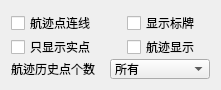
   <widget class="QWidget" name="verticalLayoutWidget_8">
    <property name="geometry">
     <rect>
      <x>1030</x>
      <y>140</y>
      <width>221</width>
      <height>71</height>
     </rect>
    </property>
    <layout class="QVBoxLayout" name="verticalLayout_14" stretch="2,1,2,1,2">
     <property name="spacing">
      <number>0</number>
     </property>
     <item>
      <layout class="QHBoxLayout" name="horizontalLayout_43" stretch="6,1,5">
       <property name="spacing">
        <number>0</number>
       </property>
       <item>
        <widget class="QCheckBox" name="track_dispaly_3">
         <property name="text">
          <string>航迹点连线</string>
         </property>
        </widget>
       </item>
       <item>
        <spacer name="horizontalSpacer_61">
         <property name="orientation">
          <enum>Qt::Horizontal</enum>
         </property>
         <property name="sizeHint" stdset="0">
          <size>
           <width>40</width>
           <height>20</height>
          </size>
         </property>
        </spacer>
       </item>
       <item>
        <widget class="QCheckBox" name="track_dispaly_2">
         <property name="text">
          <string>显示标牌</string>
         </property>
        </widget>
       </item>
      </layout>
     </item>
     <item>
      <spacer name="verticalSpacer_11">
       <property name="orientation">
        <enum>Qt::Vertical</enum>
       </property>
       <property name="sizeHint" stdset="0">
        <size>
         <width>20</width>
         <height>40</height>
        </size>
       </property>
      </spacer>
     </item>
     <item>
      <layout class="QHBoxLayout" name="horizontalLayout_44" stretch="6,1,5">
       <property name="spacing">
        <number>0</number>
       </property>
       <item>
        <widget class="QCheckBox" name="realpoint_display_2">
         <property name="text">
          <string>只显示实点</string>
         </property>
        </widget>
       </item>
       <item>
        <spacer name="horizontalSpacer_62">
         <property name="orientation">
          <enum>Qt::Horizontal</enum>
         </property>
         <property name="sizeHint" stdset="0">
          <size>
           <width>40</width>
           <height>20</height>
          </size>
         </property>
        </spacer>
       </item>
       <item>
        <widget class="QCheckBox" name="track_dispaly_4">
         <property name="text">
          <string>航迹显示</string>
         </property>
        </widget>
       </item>
      </layout>
     </item>
     <item>
      <spacer name="verticalSpacer_10">
       <property name="orientation">
        <enum>Qt::Vertical</enum>
       </property>
       <property name="sizeHint" stdset="0">
        <size>
         <width>20</width>
         <height>40</height>
        </size>
       </property>
      </spacer>
     </item>
     <item>
      <layout class="QHBoxLayout" name="horizontalLayout_42" stretch="0,1,5">
       <item>
        <widget class="QLabel" name="label_27">
         <property name="text">
          <string>航迹历史点个数</string>
         </property>
        </widget>
       </item>
       <item>
        <spacer name="horizontalSpacer_60">
         <property name="orientation">
          <enum>Qt::Horizontal</enum>
         </property>
         <property name="sizeHint" stdset="0">
          <size>
           <width>40</width>
           <height>20</height>
          </size>
         </property>
        </spacer>
       </item>
       <item>
        <widget class="QComboBox" name="comboBox_comCheckBit_2">
         <property name="minimumSize">
          <size>
           <width>100</width>
           <height>20</height>
          </size>
         </property>
         <item>
          <property name="text">
           <string>所有</string>
          </property>
         </item>
         <item>
          <property name="text">
           <string>10个点</string>
          </property>
         </item>
         <item>
          <property name="text">
           <string>20个点</string>
          </property>
         </item>
         <item>
          <property name="text">
           <string>30个点</string>
          </property>
         </item>
         <item>
          <property name="text">
           <string>40个点</string>
          </property>
         </item>
         <item>
          <property name="text">
           <string>50个点</string>
          </property>
         </item>
        </widget>
       </item>
      </layout>
     </item>
    </layout>
   </widget>
